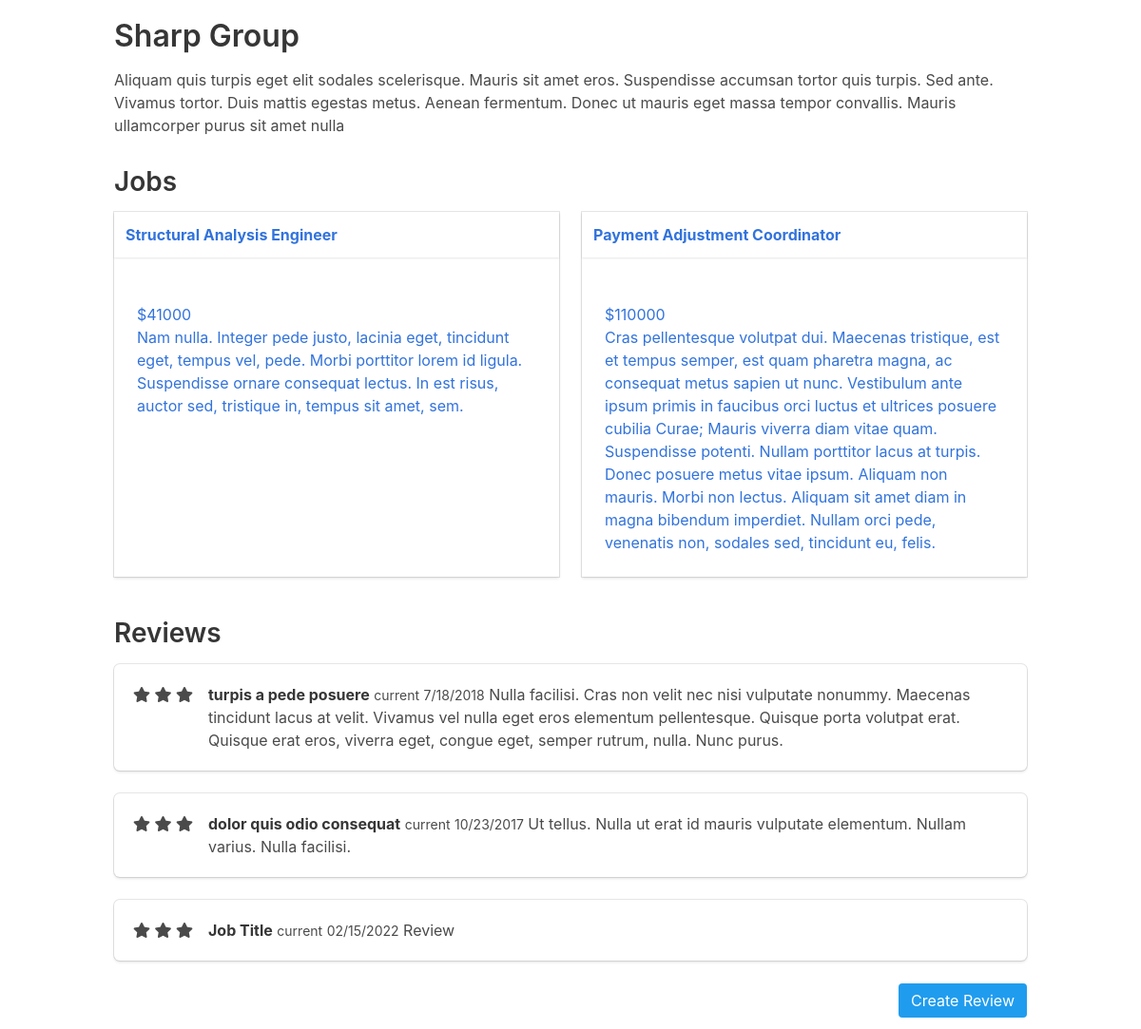
The page /employer/1 on the database its author committed.
### tables this page shows
CREATE TABLE "employer" (
"id" INTEGER PRIMARY KEY AUTOINCREMENT,
"name" VARCHAR,
"description" TEXT,
"address" VARCHAR,
"city" VARCHAR,
"state" VARCHAR,
"zip" VARCHAR
);

CREATE TABLE "job" (
"id" INTEGER PRIMARY KEY AUTOINCREMENT,
"title" VARCHAR,
"description" TEXT,
"salary" VARCHAR,
"employer_id" INTEGER
);

CREATE TABLE "review" (
"id" INTEGER PRIMARY KEY AUTOINCREMENT,
"review" TEXT,
"rating" INTEGER,
"title" VARCHAR,
"date" DATETIME,
"status" VARCHAR,
"employer_id" INTEGER
);

### jobs/app.py (the view)
@app.route('/employer/<employer_id>')
def employer(employer_id):
    employer = execute_sql('SELECT * FROM employer WHERE id=?', [employer_id], single=True)
    jobs = execute_sql('SELECT job.id, job.title, job.description, job.salary FROM job JOIN employer ON employer.id = job.employer_id WHERE employer.id = ?', [employer_id])
    reviews = execute_sql('SELECT review, rating, title, date, status FROM review JOIN employer ON employer.id = review.employer_id WHERE employer.id = ?', [employer_id])
    return render_template('employer.html', employer=employer, jobs=jobs, reviews=reviews)

### jobs/app.py (called while the page is built)
def open_connection():
    connection = getattr(g, '_connection', None)
    if connection == None:
        connection = g._connection = sqlite3.connect(PATH)
    connection.row_factory = sqlite3.Row
    return connection

def execute_sql(sql, values=(), commit=False, single=False):
    connection = open_connection()
    cursor = connection.execute(sql, values)
    if commit == True:
        results = connection.commit()
    else:
        results = cursor.fetchone() if single else cursor.fetchall()
    cursor.close()
    return results

@app.teardown_appcontext
def close_connection(exception):
    connection = getattr(g, '_connection', None)
    if connection is not None:
        connection.close()

### jobs/templates/employer.html
{% extends 'layout.html' %}
{% block content %}
<div class="">
  <h1>
    {{ employer['name'] }}
  </h1>
  <div class="description">
    <p>
      {{ employer['description'] }}
    </p>
  </div>
</div>
  <h2>Jobs</h2>
  {{ show_jobs(jobs) }}
  <h2>Reviews</h2>
      {% for review in reviews  %}
    <div class="box">
      <article class="media">
        <div class="media-left">
          {% for _ in range(0, review['rating']): %}
            <span class="fa fa-star checked"></span>
          {% endfor %}
        </div>
        <div class="media-content">
          <div class="content">
            <p>
              <strong>{{ review['title'] }}</strong>
              <small>{{ review['status'] }}</small>
              <small>{{ review['date'] }}</small>
              {{ review['review'] }}
            </p>
          </div>
        </div>
      </article>
    </div>
      {% endfor %}
  <div class="columns">
    <div class="column">
      <a href="{{ url_for('review', employer_id=employer['id']) }}" class="button is-info is-pulled-right">Create Review</a>
    </div>
  </div>
{% endblock %}

### jobs/templates/layout.html (shortened to what this page needs)
{% from '_macros.html' import show_job, show_jobs with context %}
<!doctype html>
<html>
  <head>
    <link rel="stylesheet" href="{{ url_for('static', filename='css/bulma.min.css') }}">
    <link rel="stylesheet" href="{{ url_for('static', filename='css/app.css') }}">
    <link rel="stylesheet" href="https://use.fontawesome.com/releases/v5.2.0/css/all.css">
  </head>
  <body>
    <div class="container top">
      <div class="content">
        {% block content %}
        {% endblock %}
      </div>
    </div>
  </body>
</html>

### jobs/templates/_macros.html (shortened to what this page needs)
{% macro show_job(job) %}
<div class="card adjust-height">
  <header class="card-header">
    <p class="card-header-title">
      <a href="{{ url_for('job', job_id=job['id']) }}">
        {{ job['title'] }}
      </a>
    </p>
  </header>
  <div class="card-content">
    <div class="content">
      <p>
        <a href="{{ url_for('employer', employer_id=job['employer_id']) }}">
          <br>
          ${{ job['salary'] }}
          <br>
          {{ job['description'] }}
        </a>
      </p>
    </div>
  </div>
</div>
{% endmacro %}
{% macro show_jobs(jobs) %}
<div class="columns is-multiline">
  {% for job in jobs %}
    <div class="column is-half">
      {{ show_job(job) }}
    </div>
  {% endfor %}
</div>
{% endmacro %}

### jobs/static/css/app.css (style rules this page uses)
.adjust-height { height: 100%; }
.top { margin-top: 20px; }

### rows shown on the page
employer: name "Sharp Group", description "Aliquam quis turpis eget elit sodales scelerisque. Mauris sit amet eros. Suspendisse accumsan tortor quis turpis. Sed ante. Vivamus tortor. Duis mattis egestas metus. Aenean fermentum. Donec ut mauris eget massa tempor convallis. Mauris ullamcorper purus sit amet nulla"
job: title "Structural Analysis Engineer", salary "41000", description "Nam nulla. Integer pede justo, lacinia eget, tincidunt eget, tempus vel, pede. Morbi porttitor lorem id ligula. Suspendisse ornare consequat lectus. In est risus, auctor sed, tristique in, tempus sit amet, sem."
job: title "Payment Adjustment Coordinator", salary "110000", description "Cras pellentesque volutpat dui. Maecenas tristique, est et tempus semper, est quam pharetra magna, ac consequat metus sapien ut nunc. Vestibulum ante ipsum primis in faucibus orci luctus et ultrices posuere cubilia Curae; Mauris viverra diam vitae quam. Suspendisse potenti. Nullam porttitor lacus at turpis. Donec posuere metus vitae ipsum. Aliquam non mauris. Morbi non lectus. Aliquam sit amet diam in magna bibendum imperdiet. Nullam orci pede, venenatis non, sodales sed, tincidunt eu, felis."
review: rating 3 (drawn), title "turpis a pede posuere", status "current", date "7/18/2018", review "Nulla facilisi. Cras non velit nec nisi vulputate nonummy. Maecenas tincidunt lacus at velit. Vivamus vel nulla eget eros elementum pellentesque. Quisque porta volutpat erat. Quisque erat eros, viverra eget, congue eget, semper rutrum, nulla. Nunc purus."
review: rating 3 (drawn), title "dolor quis odio consequat", status "current", date "10/23/2017", review "Ut tellus. Nulla ut erat id mauris vulputate elementum. Nullam varius. Nulla facilisi."
review: rating 3 (drawn), title "Job Title", status "current", date "02/15/2022", review "Review"
